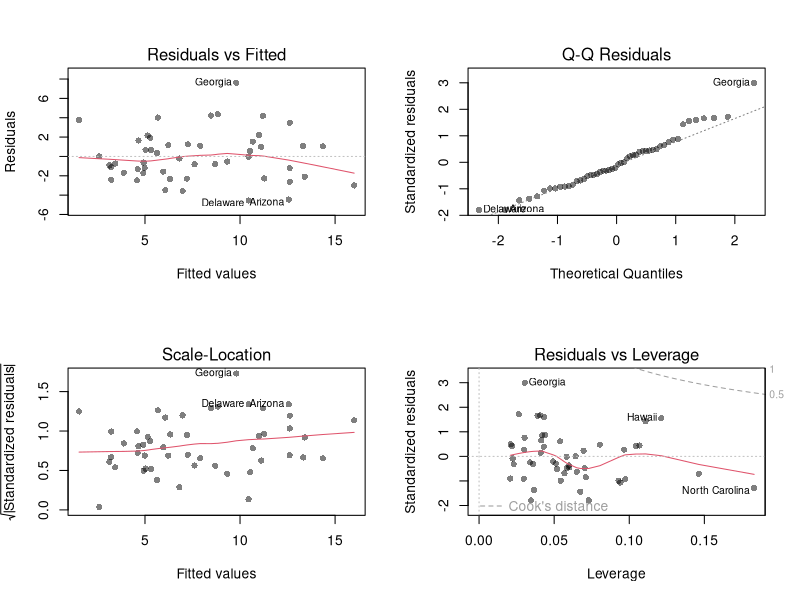
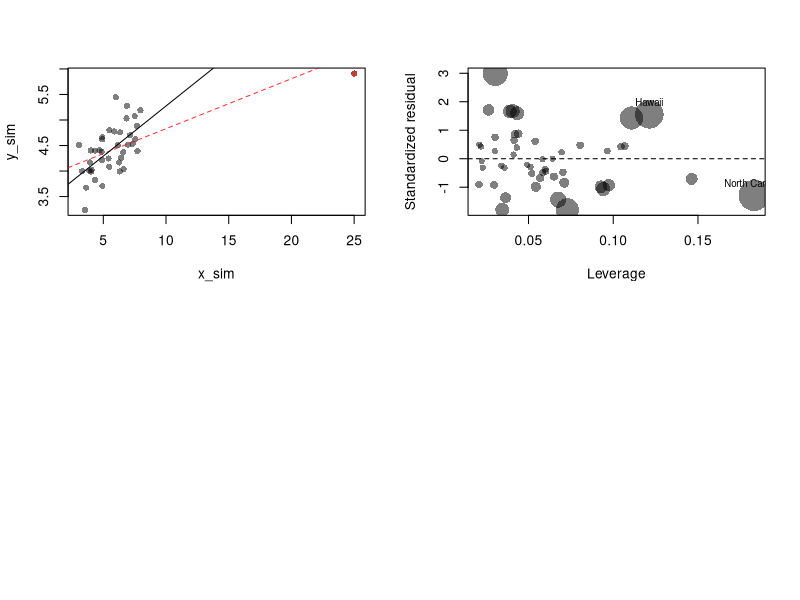
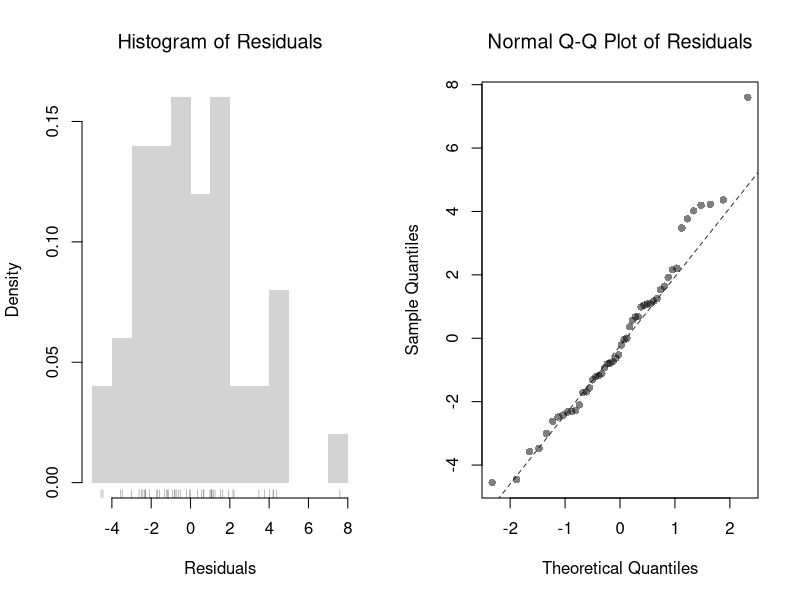
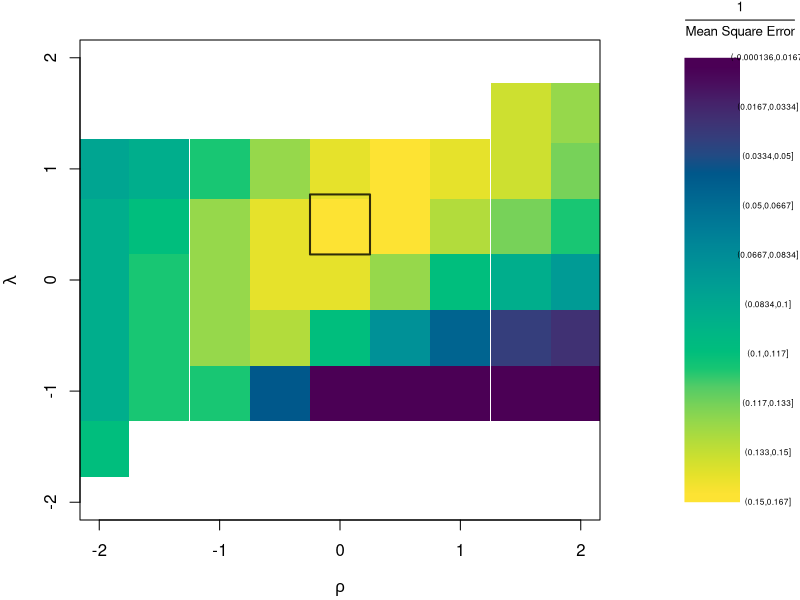
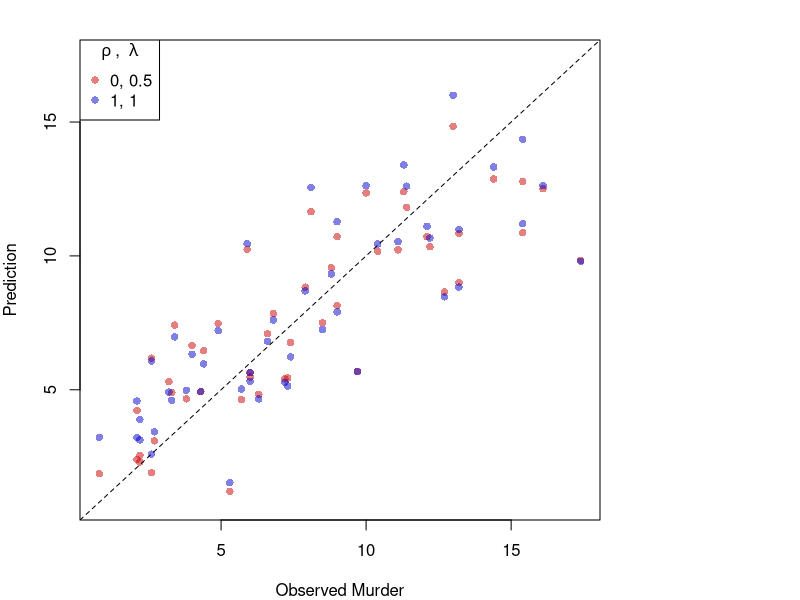

These charts were generated, in order, by the following R code:
## ---- chunk 1
# Hidden seed so every render draws the same random numbers
set.seed(1)
## ---- chunk 2
# Fit a multiple regression and produce the four standard diagnostic plots.
xy_hat <- USArrests
reg <- lm(Murder ~ Assault+UrbanPop, data=xy_hat)
par(mfrow=c(2, 2))
plot(reg, pch=16, col=grey(0, .5))
## ---- chunk 3
N <- 40
x_sim <- c(25, runif(N-1, 3, 8))
e <- rnorm(N, 0, 0.4)
y_sim <- 3 + 0.6*sqrt(x_sim) + e
plot(y_sim ~ x_sim, pch=16, col=grey(0, .5), main=NA)
points(x_sim[1], y_sim[1], pch=16, col=rgb(1, 0, 0, .5))

abline(lm(y_sim ~ x_sim), col=rgb(1, 0, 0, .8), lty=2)
abline(lm(y_sim[-1] ~ x_sim[-1]))
## ---- chunk 4
# State with the highest leverage
which.max(hatvalues(reg))
# State with the largest standardized residual
which.max(rstandard(reg))
## ---- chunk 5
# State with the largest Cook's Distance
which.max(cooks.distance(reg))

# Influence plot: leverage vs. standardized residual,
# with point area proportional to Cook's Distance
h_i <- hatvalues(reg)
e_std_hat <- rstandard(reg)
d_i <- cooks.distance(reg)

plot(h_i, e_std_hat, pch=16, col=grey(0, .5),
    cex=1 + 4*d_i/max(d_i), main=NA,
    xlab='Leverage', ylab='Standardized residual')
abline(h=0, lty=2)

# Label the most influential observations
inf_id <- order(d_i, decreasing=TRUE)[1:3]
text(h_i[inf_id], e_std_hat[inf_id],
    labels=rownames(xy_hat)[inf_id], pos=3, cex=.7)
## ---- chunk 6
# Variance Inflation Factor from its definition: VIF_k = 1/(1 - R^2_k),
# where R^2_k comes from regressing covariate k on the other covariates.
R2_assault  <- summary(lm(Assault ~ UrbanPop, data=xy_hat))$r.squared
R2_urbanpop <- summary(lm(UrbanPop ~ Assault, data=xy_hat))$r.squared

vif <- c(Assault=1/(1-R2_assault), UrbanPop=1/(1-R2_urbanpop))
vif

# A common rule of thumb flags sqrt(VIF) > 2
sqrt(vif) > 2
## ---- chunk 7
par(mfrow=c(1, 2))
hist(resid(reg), breaks=15, border=NA, freq=FALSE,
    main=NA, xlab='Residuals')
rug(resid(reg), col=grey(0, .5))
title('Histogram of Residuals', font.main=1)

qqnorm(resid(reg),
    main='Normal Q-Q Plot of Residuals',
    font.main=1, col=grey(0, .5), pch=16)
qqline(resid(reg), col=rgb(0, 0, 0, .8), lty=2)

#shapiro.test(resid(reg))
## ---- chunk 8
# Breusch-Pagan test for heteroskedasticity, by hand.
# Regress the squared residuals on the original regressors:
# a good fit (high R^2) signals non-constant variance.
e_sq_hat <- resid(reg)^2
aux <- lm(e_sq_hat ~ Assault + UrbanPop, data=xy_hat)
R2_aux <- summary(aux)$r.squared

# Test statistic n*R^2 ~ chi-squared with K degrees of freedom
n <- nrow(xy_hat)
K <- 2
BP <- n*R2_aux
c(statistic=BP, p.value=1-pchisq(BP, df=K))
## ---- chunk 9
# Box-Cox Transformation Function
bxcx <- function( xy, rho){
    if (rho == 0L) {
      log(xy)
    } else if(rho == 1L){
      xy
    } else {
      (xy^rho - 1)/rho
    }
}
bxcx_inv <- function( xy, rho){
    if (rho == 0L) {
      exp(xy)
    } else if(rho == 1L){
      xy
    } else {
     (xy * rho + 1)^(1/rho)
    }
}

# Which Variables
reg <- lm(Murder ~ Assault+UrbanPop, data=xy_hat)
X <- xy_hat[, c('Assault', 'UrbanPop')]
y_hat <- xy_hat[, 'Murder']

# Simple Grid Search over potential (Rho, Lambda)
rl_df <- expand.grid(rho=seq(-2, 2, by=.5), lambda=seq(-2, 2, by=.5))

# Compute Mean Squared Error
# from OLS on Transformed Data
errors <- apply(rl_df, 1, function(rl){
    Xr <- bxcx(X, rl[[1]])
    y_trans_hat <- bxcx(y_hat, rl[[2]])
    xy_trans_hat <- cbind(Murder=y_trans_hat, Xr)
    Regr <- lm(Murder ~ Assault+UrbanPop, data=xy_trans_hat)
    y_fit <- bxcx_inv(predict(Regr), rl[[2]])
    e_hat  <- (y_hat - y_fit)
    return(e_hat)
})
rl_df$mse <- colMeans(errors^2)

# Want Small MSE and Interpretable
layout(matrix(1:2, ncol=2), width=c(3, 1), height=c(1, 1))
par(mar=c(4, 4, 2, 0))
plot(lambda ~ rho, rl_df, cex=8, pch=15,
    xlab=expression(rho),
    ylab=expression(lambda),
    col=hcl.colors(25)[cut(1/rl_df$mse, 25)])
# Which min
rl0 <- rl_df[which.min(rl_df$mse), c('rho', 'lambda')]
points(rl0$rho, rl0$lambda, pch=0, col=rgb(0, 0, 0, .8), cex=8, lwd=2)
# Legend
plot(c(0, 2), c(0, 1), type='n', axes=FALSE,
    xlab='', ylab='', cex.main=.8,
    main=expression(frac(1, 'Mean Square Error')))
rasterImage(as.raster(matrix(hcl.colors(25), ncol=1)), 0, 0, 1, 1)
text(x=1.5, y=seq(1, 0, l=10), cex=.5,
    labels=levels(cut(1/rl_df$mse, 10)))
## ---- chunk 10
# Plot for Specific Comparisons
Xr <- bxcx(X, rl0[[1]])
y_trans_hat <- bxcx(y_hat, rl0[[2]])
xy_trans_hat <- cbind(Murder=y_trans_hat, Xr)
Regr <- lm(Murder ~ Assault+UrbanPop, data=xy_trans_hat)
y_fit <- bxcx_inv(predict(Regr), rl0[[2]])

cols <- c(rgb(.8, 0, 0, .5), rgb(0, 0, .8, .5))
plot(y_hat, y_fit, pch=16, col=cols[1], ylab='Prediction', xlab='Observed Murder',
    main=NA, ylim=range(y_hat, y_fit))
points(y_hat, predict(reg), pch=16, col=cols[2])
legend('topleft', pch=c(16), col=cols,
    title=expression(rho~', '~lambda),
    legend=c( paste0(rl0, collapse=', '), '1, 1') )
abline(a=0, b=1, lty=2)
## ---- chunk 11
# Compare prediction MSE on the original Murder scale
mse_linear <- mean(resid(reg)^2)
mse_boxcox <- min(rl_df$mse, na.rm=TRUE)
mse_loglog <- rl_df$mse[rl_df$rho == 0 & rl_df$lambda == 0]
c(rl0, mse_linear=round(mse_linear, 3), mse_boxcox=round(mse_boxcox, 3),
    mse_loglog=round(mse_loglog, 3))
